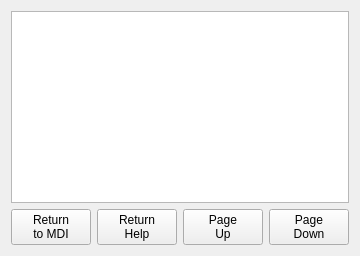
                <widget class="QWidget" name="page_10">
                 <layout class="QGridLayout" name="gridLayout_40">
                  <item row="1" column="1">
                   <widget class="QPushButton" name="pushButton_54">
                    <property name="text">
                     <string>Return
Help</string>
                    </property>
                    <property name="page" stdset="0">
                     <number>1</number>
                    </property>
                    <attribute name="buttonGroup">
                     <string notr="true">mdiNavGroup</string>
                    </attribute>
                   </widget>
                  </item>
                  <item row="1" column="3">
                   <widget class="QPushButton" name="gcodeListPageDownBtn">
                    <property name="text">
                     <string>Page
Down</string>
                    </property>
                   </widget>
                  </item>
                  <item row="1" column="0">
                   <widget class="QPushButton" name="pushButton_113">
                    <property name="text">
                     <string>Return
to MDI</string>
                    </property>
                    <property name="page" stdset="0">
                     <number>0</number>
                    </property>
                    <attribute name="buttonGroup">
                     <string notr="true">mdiNavGroup</string>
                    </attribute>
                   </widget>
                  </item>
                  <item row="1" column="2">
                   <widget class="QPushButton" name="gcodeListPageUpBtn">
                    <property name="text">
                     <string>Page
Up</string>
                    </property>
                   </widget>
                  </item>
                  <item row="0" column="0" colspan="4">
                   <widget class="QListWidget" name="gcodeHelpListWidget">
                    <property name="sizePolicy">
                     <sizepolicy hsizetype="Expanding" vsizetype="Expanding">
                      <horstretch>0</horstretch>
                      <verstretch>0</verstretch>
                     </sizepolicy>
                    </property>
                    <property name="verticalScrollBarPolicy">
                     <enum>Qt::ScrollBarAlwaysOff</enum>
                    </property>
                   </widget>
                  </item>
                 </layout>
                </widget>
